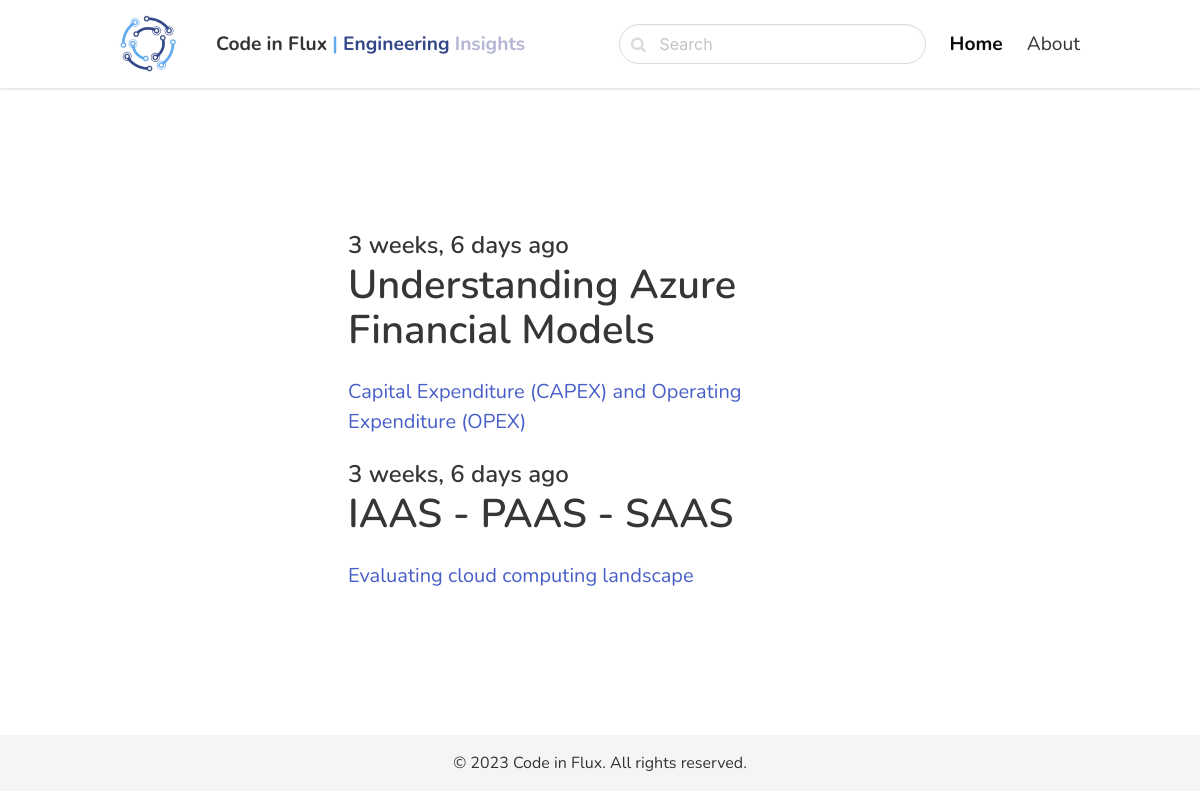
Screenshot of /azure-cloud/ with the database file from the repository.
### blogapp/models.py (models this page shows, shortened)
class Post(models.Model):
    ACTIVE = 'active'
    DRAFT = 'draft'
    CHOICES_STATUS = {
        (ACTIVE, 'Active'),
        (DRAFT, 'Draft')
    }
    category = models.ForeignKey(Category, related_name='posts', on_delete=models.CASCADE)
    title = models.CharField(max_length=255)
    slug = models.SlugField()
    intro = models.TextField()
    body = RichTextField()
    created_at = models.DateTimeField(auto_now_add=True)
    status = models.CharField(max_length=10, choices=CHOICES_STATUS, default=ACTIVE)
    class Meta: # post order
        ordering = ('-created_at',)

### blogapp/views.py (the view)
# urls.py: path('<slug:slug>/', views.category, name='category_detail'),
def category(request, slug):
    category = get_object_or_404(Category, slug=slug)
    posts = category.posts.filter(status=Post.ACTIVE)
    return render(request, 'blogapp/category.html', {'category': category, 'posts': posts})

### blogapp/templates/blogapp/category.html (shortened to what this page needs)
{% extends 'codeinflux/base.html' %}
{% block content %}
<section class="hero ">
    <div class="hero-body">
      <div class="container">
        <section class="section">
            <div class="columns">
                <div class="column is-8 is-offset-2">
                    {% for post in posts %}
                      <div class="content is-medium">
                            <a href="{% url 'post_detail' post.category.slug post.slug %}">
                              <h2 class="subtitle is-4">{{ post.created_at|timesince}} ago</h2>
                              <h1 class="title">{{ post.title }}</h1>
                              <p>{{ post.intro }}</p>
                            </a>
                      </div>
                    {% empty %}
                      <div class="content">
                        <p>There are no posts in this category</p>
                      </div>
                    {% endfor %}
                </div>
            </div>
        </section>
      </div>
    </div>
</section>
{% endblock %}

### codeinflux/templates/codeinflux/base.html (style rules this page uses)
body { font-family: 'Nunito', sans-serif; }

### rows the page displays
Post: created_at "3 weeks, 6 days", title "Understanding Azure Financial Models", intro "Capital Expenditure (CAPEX) and Operating Expenditure (OPEX)"
Post: created_at "3 weeks, 6 days", title "IAAS - PAAS - SAAS", intro "Evaluating cloud computing landscape"
